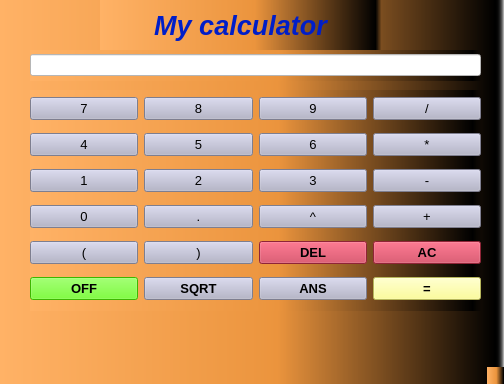
<?xml version="1.0" encoding="UTF-8"?>
<ui version="4.0">
 <class>MainWindow</class>
 <widget class="QMainWindow" name="MainWindow">
  <property name="geometry">
   <rect>
    <x>0</x>
    <y>0</y>
    <width>504</width>
    <height>384</height>
   </rect>
  </property>
  <property name="windowTitle">
   <string>TamThaiTu</string>
  </property>
  <property name="styleSheet">
   <string notr="true">background-color: qlineargradient(spread:pad, x1:0, y1:0, x2:1, y2:0, stop:0 rgba(255, 178, 102, 255), stop:0.55 rgba(235, 148, 61, 255), stop:0.98 rgba(0, 0, 0, 255), stop:1 rgba(0, 0, 0, 0));</string>
  </property>
  <widget class="QWidget" name="centralwidget">
   <widget class="QLabel" name="label">
    <property name="geometry">
     <rect>
      <x>100</x>
      <y>-10</y>
      <width>281</width>
      <height>71</height>
     </rect>
    </property>
    <property name="font">
     <font>
      <pointsize>20</pointsize>
     </font>
    </property>
    <property name="text">
     <string>&lt;html&gt;&lt;head/&gt;&lt;body&gt;&lt;p align=&quot;center&quot;&gt;&lt;span style=&quot; font-weight:600; font-style:italic; color:#001ec8;&quot;&gt;My calculator&lt;/span&gt;&lt;/p&gt;&lt;/body&gt;&lt;/html&gt;</string>
    </property>
    <property name="alignment">
     <set>Qt::AlignCenter</set>
    </property>
   </widget>
   <widget class="QWidget" name="gridLayoutWidget">
    <property name="geometry">
     <rect>
      <x>30</x>
      <y>90</y>
      <width>451</width>
      <height>221</height>
     </rect>
    </property>
    <layout class="QGridLayout" name="gridLayout">
     <item row="2" column="3">
      <widget class="QPushButton" name="pushButtontru">
       <property name="font">
        <font>
         <pointsize>10</pointsize>
        </font>
       </property>
       <property name="styleSheet">
        <string notr="true">background-color: rgb(177, 177, 200);</string>
       </property>
       <property name="text">
        <string>-</string>
       </property>
      </widget>
     </item>
     <item row="1" column="0">
      <widget class="QPushButton" name="pushButton4">
       <property name="font">
        <font>
         <pointsize>10</pointsize>
        </font>
       </property>
       <property name="styleSheet">
        <string notr="true">background-color: rgb(177, 177, 200);</string>
       </property>
       <property name="text">
        <string>4</string>
       </property>
      </widget>
     </item>
     <item row="0" column="0">
      <widget class="QPushButton" name="pushButton7">
       <property name="font">
        <font>
         <pointsize>10</pointsize>
        </font>
       </property>
       <property name="styleSheet">
        <string notr="true">background-color: rgb(177, 177, 200);</string>
       </property>
       <property name="text">
        <string>7</string>
       </property>
      </widget>
     </item>
     <item row="2" column="1">
      <widget class="QPushButton" name="pushButton2">
       <property name="font">
        <font>
         <pointsize>10</pointsize>
        </font>
       </property>
       <property name="styleSheet">
        <string notr="true">background-color: rgb(177, 177, 200);</string>
       </property>
       <property name="text">
        <string>2</string>
       </property>
      </widget>
     </item>
     <item row="2" column="0">
      <widget class="QPushButton" name="pushButton1">
       <property name="font">
        <font>
         <pointsize>10</pointsize>
        </font>
       </property>
       <property name="styleSheet">
        <string notr="true">background-color: rgb(177, 177, 200);</string>
       </property>
       <property name="text">
        <string>1</string>
       </property>
      </widget>
     </item>
     <item row="0" column="1">
      <widget class="QPushButton" name="pushButton8">
       <property name="font">
        <font>
         <pointsize>10</pointsize>
        </font>
       </property>
       <property name="styleSheet">
        <string notr="true">background-color: rgb(177, 177, 200);</string>
       </property>
       <property name="text">
        <string>8</string>
       </property>
      </widget>
     </item>
     <item row="3" column="0">
      <widget class="QPushButton" name="pushButton0">
       <property name="font">
        <font>
         <pointsize>10</pointsize>
        </font>
       </property>
       <property name="styleSheet">
        <string notr="true">background-color: rgb(177, 177, 200);</string>
       </property>
       <property name="text">
        <string>0</string>
       </property>
      </widget>
     </item>
     <item row="0" column="3">
      <widget class="QPushButton" name="pushButtonchia">
       <property name="font">
        <font>
         <pointsize>10</pointsize>
        </font>
       </property>
       <property name="styleSheet">
        <string notr="true">background-color: rgb(177, 177, 200);</string>
       </property>
       <property name="text">
        <string>/</string>
       </property>
      </widget>
     </item>
     <item row="0" column="2">
      <widget class="QPushButton" name="pushButton9">
       <property name="font">
        <font>
         <pointsize>10</pointsize>
        </font>
       </property>
       <property name="styleSheet">
        <string notr="true">background-color: rgb(177, 177, 200);</string>
       </property>
       <property name="text">
        <string>9</string>
       </property>
      </widget>
     </item>
     <item row="2" column="2">
      <widget class="QPushButton" name="pushButton3">
       <property name="font">
        <font>
         <pointsize>10</pointsize>
        </font>
       </property>
       <property name="styleSheet">
        <string notr="true">background-color: rgb(177, 177, 200);</string>
       </property>
       <property name="text">
        <string>3</string>
       </property>
      </widget>
     </item>
     <item row="3" column="1">
      <widget class="QPushButton" name="pushButtoncham">
       <property name="font">
        <font>
         <pointsize>10</pointsize>
        </font>
       </property>
       <property name="styleSheet">
        <string notr="true">background-color: rgb(177, 177, 200);</string>
       </property>
       <property name="text">
        <string>.</string>
       </property>
      </widget>
     </item>
     <item row="1" column="2">
      <widget class="QPushButton" name="pushButton6">
       <property name="font">
        <font>
         <pointsize>10</pointsize>
        </font>
       </property>
       <property name="styleSheet">
        <string notr="true">background-color: rgb(177, 177, 200);</string>
       </property>
       <property name="text">
        <string>6</string>
       </property>
      </widget>
     </item>
     <item row="1" column="3">
      <widget class="QPushButton" name="pushButtonnhan">
       <property name="font">
        <font>
         <pointsize>10</pointsize>
        </font>
       </property>
       <property name="styleSheet">
        <string notr="true">background-color: rgb(177, 177, 200);</string>
       </property>
       <property name="text">
        <string>*</string>
       </property>
      </widget>
     </item>
     <item row="1" column="1">
      <widget class="QPushButton" name="pushButton5">
       <property name="font">
        <font>
         <pointsize>10</pointsize>
        </font>
       </property>
       <property name="styleSheet">
        <string notr="true">background-color: rgb(177, 177, 200);</string>
       </property>
       <property name="text">
        <string>5</string>
       </property>
      </widget>
     </item>
     <item row="3" column="3">
      <widget class="QPushButton" name="pushButtoncong">
       <property name="font">
        <font>
         <pointsize>10</pointsize>
        </font>
       </property>
       <property name="styleSheet">
        <string notr="true">background-color: rgb(177, 177, 200);</string>
       </property>
       <property name="text">
        <string>+</string>
       </property>
      </widget>
     </item>
     <item row="4" column="3">
      <widget class="QPushButton" name="pushButtonAC">
       <property name="font">
        <font>
         <pointsize>10</pointsize>
         <weight>75</weight>
         <bold>true</bold>
        </font>
       </property>
       <property name="styleSheet">
        <string notr="true">background-color: rgb(200, 50, 77);</string>
       </property>
       <property name="text">
        <string>AC</string>
       </property>
      </widget>
     </item>
     <item row="4" column="1">
      <widget class="QPushButton" name="pushButtonNgoacPhai">
       <property name="font">
        <font>
         <pointsize>10</pointsize>
        </font>
       </property>
       <property name="styleSheet">
        <string notr="true">background-color: rgb(177, 177, 200);</string>
       </property>
       <property name="text">
        <string>)</string>
       </property>
      </widget>
     </item>
     <item row="4" column="0">
      <widget class="QPushButton" name="pushButtonNgoacTrair">
       <property name="font">
        <font>
         <pointsize>10</pointsize>
        </font>
       </property>
       <property name="styleSheet">
        <string notr="true">background-color: rgb(177, 177, 200);</string>
       </property>
       <property name="text">
        <string>(</string>
       </property>
      </widget>
     </item>
     <item row="5" column="0">
      <widget class="QPushButton" name="pushButtoOFF">
       <property name="font">
        <font>
         <pointsize>10</pointsize>
         <weight>75</weight>
         <bold>true</bold>
        </font>
       </property>
       <property name="styleSheet">
        <string notr="true">background-color: rgb(85, 255, 0);</string>
       </property>
       <property name="text">
        <string>OFF</string>
       </property>
      </widget>
     </item>
     <item row="5" column="1">
      <widget class="QPushButton" name="pushButtonSQRT">
       <property name="font">
        <font>
         <pointsize>10</pointsize>
         <weight>75</weight>
         <bold>true</bold>
        </font>
       </property>
       <property name="styleSheet">
        <string notr="true">background-color: rgb(177, 177, 200);</string>
       </property>
       <property name="text">
        <string>SQRT</string>
       </property>
      </widget>
     </item>
     <item row="3" column="2">
      <widget class="QPushButton" name="pushButtonMu">
       <property name="font">
        <font>
         <pointsize>10</pointsize>
        </font>
       </property>
       <property name="styleSheet">
        <string notr="true">background-color: rgb(177, 177, 200);</string>
       </property>
       <property name="text">
        <string>^</string>
       </property>
      </widget>
     </item>
     <item row="5" column="3">
      <widget class="QPushButton" name="pushButtonBang">
       <property name="font">
        <font>
         <pointsize>10</pointsize>
         <weight>75</weight>
         <bold>true</bold>
        </font>
       </property>
       <property name="styleSheet">
        <string notr="true">background-color: rgb(255, 255, 127);</string>
       </property>
       <property name="text">
        <string>=</string>
       </property>
      </widget>
     </item>
     <item row="5" column="2">
      <widget class="QPushButton" name="pushButtoANS">
       <property name="font">
        <font>
         <pointsize>10</pointsize>
         <weight>75</weight>
         <bold>true</bold>
        </font>
       </property>
       <property name="styleSheet">
        <string notr="true">background-color: rgb(177, 177, 200);</string>
       </property>
       <property name="text">
        <string>ANS</string>
       </property>
      </widget>
     </item>
     <item row="4" column="2">
      <widget class="QPushButton" name="pushButtonDEL">
       <property name="font">
        <font>
         <pointsize>10</pointsize>
         <weight>75</weight>
         <bold>true</bold>
        </font>
       </property>
       <property name="styleSheet">
        <string notr="true">background-color: rgb(200, 50, 77);</string>
       </property>
       <property name="text">
        <string>DEL</string>
       </property>
      </widget>
     </item>
    </layout>
   </widget>
   <widget class="QWidget" name="verticalLayoutWidget">
    <property name="geometry">
     <rect>
      <x>30</x>
      <y>50</y>
      <width>451</width>
      <height>31</height>
     </rect>
    </property>
    <layout class="QVBoxLayout" name="verticalLayout">
     <item>
      <widget class="QLineEdit" name="lineEditKq">
       <property name="styleSheet">
        <string notr="true">background-color: rgb(255, 255, 255);</string>
       </property>
      </widget>
     </item>
    </layout>
   </widget>
  </widget>
  <widget class="QMenuBar" name="menubar">
   <property name="geometry">
    <rect>
     <x>0</x>
     <y>0</y>
     <width>504</width>
     <height>18</height>
    </rect>
   </property>
  </widget>
  <widget class="QStatusBar" name="statusbar"/>
 </widget>
 <resources/>
 <connections/>
</ui>
